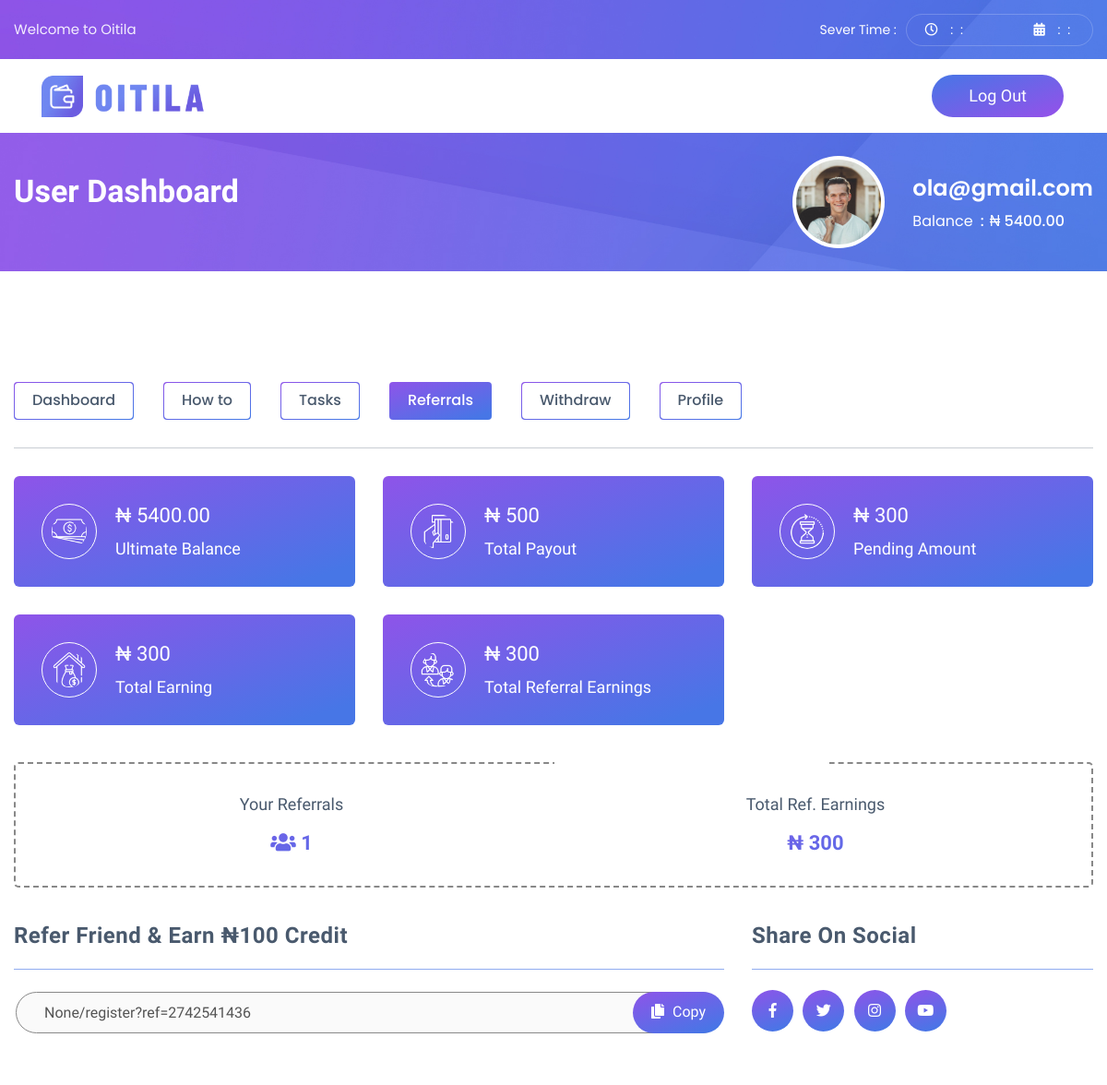
The app's page /referrals (signed in, upper part), older data.
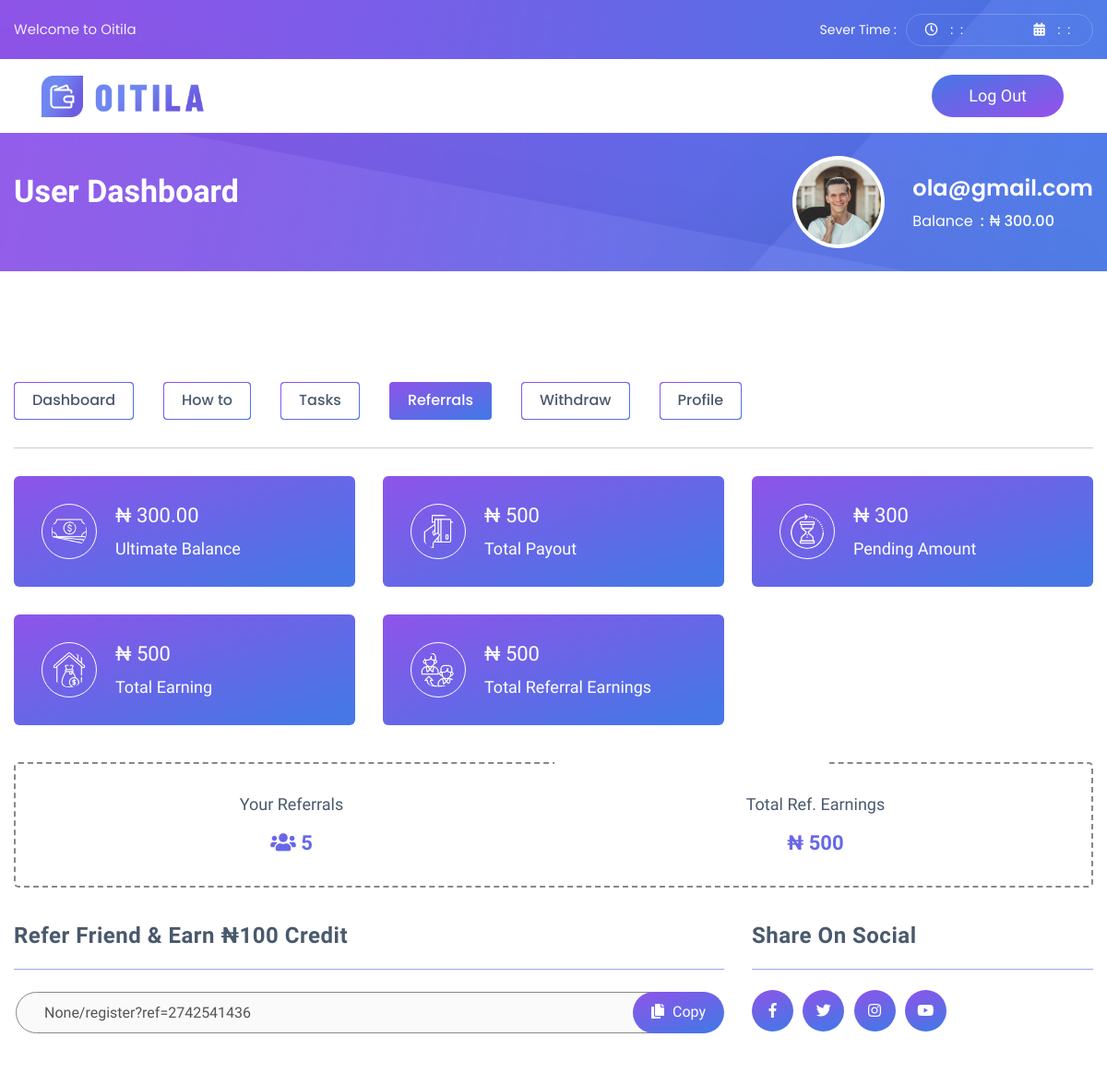
The same page, newer data.
### authentication/models.py (models this page shows, shortened)
class User(AbstractBaseUser, PermissionsMixin, TimestampedModel):
    id = models.UUIDField(auto_created=True, default=uuid.uuid4, primary_key=True, verbose_name='ID', editable=False)
    username = models.CharField(db_index=True, max_length=255, unique=True)
    email = models.CharField(max_length=255, unique=True)
    firstname = models.CharField(max_length=255)
    lastname = models.CharField(max_length=255)
    phone = models.CharField(max_length=255)
    activation_token = models.UUIDField(auto_created=True, default=uuid.uuid4, editable=False, unique=True)
    referral_code = models.CharField(null=True, blank=True, max_length=255)
    is_active = models.BooleanField(default=True)
    is_staff = models.BooleanField(default=False)
    objects = UserManager()
    USERNAME_FIELD = 'email'
    def __str__(self):
        return self.email

### account/models.py (models this page shows)
class UserProfile(TimestampedModel):
    user = models.OneToOneField(User, on_delete=models.CASCADE, related_name='profile')
    account_balance = models.DecimalField(max_digits=10, decimal_places=2, default=0)

### base/views.py (the view)
# urls.py: path('referrals', referrals, name='referrals'),
def referrals(request):
    referrals_count = Referral.objects.filter(referrer=request.user.profile).count()
    context = {
        "referrals_count": referrals_count,
        }
    return render(request,"referral.html", context)

### base/context_proccessor.py (called while the page is built)
def host(request):
    context = {
        'host': request.environ.get("HTTP_HOST"),
    }
    return context

### templates/referral.html (shortened to what this page needs)
{% extends 'base.html' %}
{% load static %}
{% block content %}
<div class="user-dashboard">
    <div class="container">
        {% include "common/dashboard-menu.html" %}
        {% include "common/user-statistics.html" %}
        <div class="refferal-info">
            <div class="row">
                <div class="col-xl-6 col-lg-6 col-sm-6">
                    <div class="single-info">
                        <div class="part-text">
                            <span class="title">Your Referrals</span>
                            <span class="descr"><i class="fas fa-users"></i> {{referrals_count}}</span>
                        </div>
                    </div>
                </div>
                <div class="col-xl-6 col-lg-6 col-sm-6">
                    <div class="single-info">
                        <div class="part-text">
                            <span class="title">Total Ref. Earnings</span>
                            <span class="descr">₦ {{refferals_earnings.amount__sum}}</span>
                        </div>
                    </div>
                </div>
            </div>
        </div>
        <div class="row">
            <div class="col-xl-8 col-lg-8 col-md-7">
                <div class="ref-link">
                    <h3 class="title">
                        Refer Friend & Earn ₦100 Credit
                    </h3>
                    <form>
                        <input type="text" value="{{host}}{% url 'base:signup' %}?ref={{request.user.username}}" disabled>
                        <button class="copy-btn">
                            <span class="icon"><i class="fas fa-copy"></i></span>
                            <span class="text">Copy</span>
                        </button>
                    </form>
                </div>
            </div>
            <div class="col-xl-4 col-lg-4 col-md-5">
                <div class="share-on-social">
                    <h3 class="title">
                        Share On Social
                    </h3>
                    <ul>
                        <li>
                            <a href="#">
                                <i class="fab fa-facebook-f"></i>
                            </a>
                        </li>
                        <li>
                            <a href="#">
                                <i class="fab fa-twitter"></i>
                            </a>
                        </li>
                        <li>
                            <a href="#">
                                <i class="fab fa-instagram"></i>
                            </a>
                        </li>
                        <li>
                            <a href="#">
                                <i class="fab fa-youtube"></i>
                            </a>
                        </li>
                    </ul>
                </div>
            </div>
        </div>
    </div>
</div>
{% endblock content %}

### templates/common/breadcrumbs.html (shortened to what this page needs)
{% load static %}
<div class="breadcrumb-oitila db-breadcrumb">
    <div class="container">
        <div class="row justify-content-lg-around">
            <div class="col-xl-6 col-lg-7 col-md-5 col-sm-6 col-8">
                <div class="part-txt">
                    <h1>User Dashboard</h1>
                </div>
            </div>
            {% if request.user %}
            <div class="col-xl-6 col-lg-5 col-md-7 col-sm-6 col-4 d-flex align-items-center">
                <div class="db-user-profile">
                    <div class="part-data">
                        <span class="name">{{ request.user }}</span>
                        <ul>
                            <li>
                                <span class="text">Balance</span>
                                <span class="number">₦ {{request.user.profile.account_balance}}</span>
                            </li>
                        </ul>
                    </div>
                    <div class="part-img">
                        <img src="{% static 'img/member-1.jpg' %}" alt="">
                    </div>
                </div>
            </div>
            {% endif %}
        </div>
    </div>
</div>

### templates/common/user-statistics.html (shortened to what this page needs)
{% load static %}
{% if request.user %}
<div class="user-statics">
    <div class="row">
        <div class="col-xl-4 col-lg-4 col-md-6 col-sm-6">
            <div class="single-statics">
                <div class="part-icon">
                    <img src="{% static 'img/icon/002-cash.png' %}" alt="">
                </div>
                <div class="part-info">
                    <span class="number">₦ {{ request.user.profile.account_balance }}</span>
                    <span class="text">Ultimate Balance</span>
                </div>
            </div>
        </div>
        <div class="col-xl-4 col-lg-4 col-md-6 col-sm-6">
            <div class="single-statics">
                <div class="part-icon">
                    <img src="{% static 'img/icon/003-credit-card.png' %}" alt="">
                </div>
                <div class="part-info">
                    <span class="number">₦ {{approved_withdrawals.amount__sum}}</span>
                    <span class="text">Total Payout</span>
                </div>
            </div>
        </div>
        <div class="col-xl-4 col-lg-4 col-md-6 col-sm-6">
            <div class="single-statics">
                <div class="part-icon">
                    <img src="{% static 'img/icon/004-hourglass.png' %}" alt="">
                </div>
                <div class="part-info">
                    <span class="number">₦ {{ pending_withdrawals.amount__sum}}</span>
                    <span class="text">Pending Amount</span>
                </div>
            </div>
        </div>
        <div class="col-xl-4 col-lg-4 col-md-6 col-sm-6">
            <div class="single-statics">
                <div class="part-icon">
                    <img src="{% static 'img/icon/006-wage.png' %}" alt="">
                </div>
                <div class="part-info">
                    <span class="number">₦ {{refferals_earnings.amount__sum}}</span>
                    <span class="text">Total Earning</span>
                </div>
            </div>
        </div>
        <div class="col-xl-4 col-lg-4 col-md-6 col-sm-6">
            <div class="single-statics">
                <div class="part-icon">
                    <img src="{% static 'img/icon/007-referral.png' %}" alt="">
                </div>
                <div class="part-info">
                    <span class="number">₦ {{refferals_earnings.amount__sum}}</span>
                    <span class="text">Total Referral Earnings</span>
                </div>
            </div>
        </div>
    </div>
</div>
{% endif %}

Row changes from the older to the newer data that the page shows:
changed User "ola@gmail.com": user.profile.account_balance "5400.00" → "300.00"
Text that changed along with them:
{{ refferals_earnings.amount__sum }}: "300" → "500"
{{ referrals_count }}: "1" → "5"
